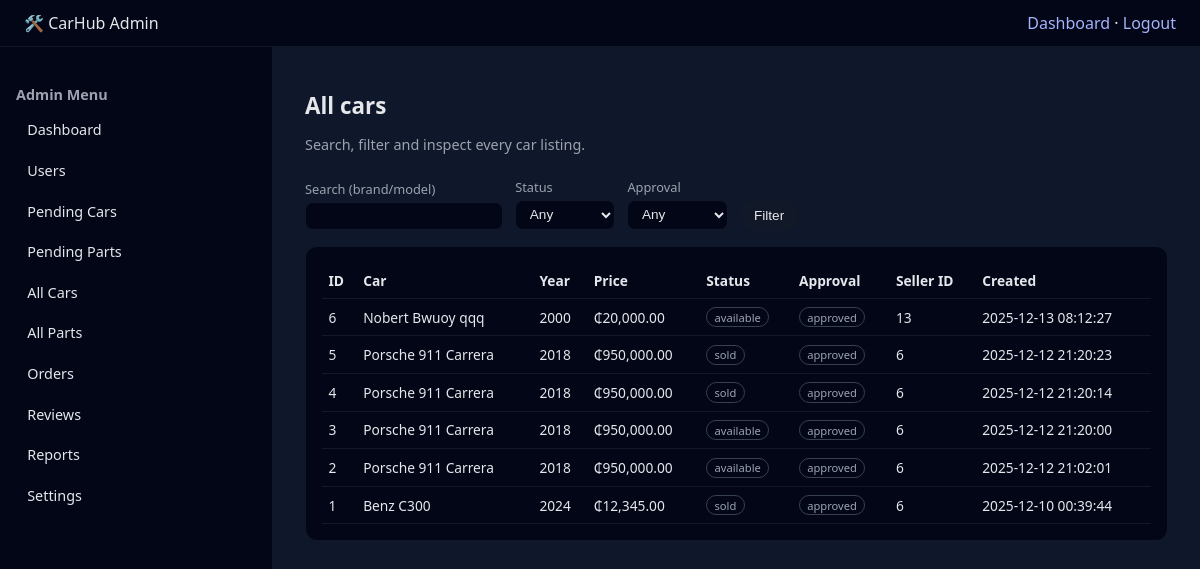
The app's page /cars.php (signed in) with its own data.
### tables this page shows
CREATE TABLE IF NOT EXISTS `cars` (
  `car_id` int NOT NULL AUTO_INCREMENT,
  `seller_id` int NOT NULL,
  `brand` varchar(100) NOT NULL,
  `model` varchar(100) NOT NULL,
  `year` int NOT NULL,
  `price` decimal(10,2) NOT NULL,
  `mileage` int DEFAULT NULL,
  `condition` enum('new','used','refurbished') NOT NULL,
  `body_type` enum('sedan','suv','coupe','hatchback','truck','van','convertible','wagon') NOT NULL,
  `doors` int DEFAULT NULL,
  `transmission` enum('manual','automatic','semi-automatic') NOT NULL,
  `fuel_type` enum('petrol','diesel','electric','hybrid') NOT NULL,
  `color` varchar(50) DEFAULT NULL,
  `engine_size` varchar(50) DEFAULT NULL,
  `description` text,
  `status` enum('available','pending','sold','removed') DEFAULT 'available',
  `approved_by` int DEFAULT NULL,
  `approval_status` enum('pending','approved','rejected') DEFAULT 'pending',
  `approval_date` timestamp NULL DEFAULT NULL,
  `created_at` timestamp NOT NULL DEFAULT CURRENT_TIMESTAMP,
  `updated_at` timestamp NOT NULL DEFAULT CURRENT_TIMESTAMP ON UPDATE CURRENT_TIMESTAMP,
  PRIMARY KEY (`car_id`),
  KEY `approved_by` (`approved_by`),
  KEY `idx_car_seller` (`seller_id`),
  KEY `idx_car_status` (`status`),
  KEY `idx_car_approval_status` (`approval_status`),
  KEY `idx_car_brand_model` (`brand`,`model`)
);

### auth.php (called while the page is built, shortened)
<?php
function h($v) {
    return htmlspecialchars($v ?? '', ENT_QUOTES, 'UTF-8');
}

### cars.php (the view, shortened to what this page needs)
<?php
require_once 'auth.php';
$search         = trim($_GET['q'] ?? '');
$sql = "SELECT
            car_id,
            brand,
            model,
            year,
            price,
            status,
            approval_status,
            seller_id,
            created_at
        FROM cars
        WHERE 1=1";
$params = [];
$sql .= " ORDER BY created_at DESC";
try {
    $stmt = $db->prepare($sql);
    $stmt->execute($params);
    $cars = $stmt->fetchAll(PDO::FETCH_ASSOC);
} catch (Exception $e) {
    die("All cars DB error: " . h($e->getMessage()));
}
?>
<!DOCTYPE html>
<html lang="en">
<head>
</head>
<body>
<header class="topbar">
    <div>🛠️ CarHub Admin</div>
    <div>
        <a href="dashboard.php">Dashboard</a> ·
        <a href="../logout.php">Logout</a>
    </div>
</header>
<div class="layout">
    <aside class="sidebar">
        <h3>Admin Menu</h3>
        <ul>
            <li><a href="dashboard.php">Dashboard</a></li>
            <li><a href="users.php">Users</a></li>
            <li><a href="cars-pending.php">Pending Cars</a></li>
            <li><a href="parts-pending.php">Pending Parts</a></li>
            <li><a href="cars.php">All Cars</a></li>
            <li><a href="parts.php">All Parts</a></li>
            <li><a href="orders.php">Orders</a></li>
            <li><a href="reviews.php">Reviews</a></li>
            <li><a href="reports.php">Reports</a></li>
            <li><a href="settings.php">Settings</a></li>
        </ul>
    </aside>
    <main class="main">
        <h1 class="page-title">All cars</h1>
        <p class="page-subtitle">Search, filter and inspect every car listing.</p>
        <form method="get" class="filters">
            <div class="filters-group">
                <label>Search (brand/model)</label>
                <input type="text" name="q" value="<?php echo h($search); ?>">
            </div>
            <div class="filters-group">
                <label>Status</label>
                <select name="status">
                    <option value="">Any</option>
                </select>
            </div>
            <div class="filters-group">
                <label>Approval</label>
                <select name="approval">
                    <option value="">Any</option>
                </select>
            </div>
            <button class="btn" type="submit">Filter</button>
        </form>
        <section class="card">
            <?php if (empty($cars)): ?>
                <p style="color:#9ca3af;">No cars found.</p>
            <?php else: ?>
                <table>
                    <thead>
                    <tr>
                        <th>ID</th>
                        <th>Car</th>
                        <th>Year</th>
                        <th>Price</th>
                        <th>Status</th>
                        <th>Approval</th>
                        <th>Seller ID</th>
                        <th>Created</th>
                    </tr>
                    </thead>
                    <tbody>
                    <?php foreach ($cars as $c): ?>
                        <tr>
                            <td><?php echo (int)$c['car_id']; ?></td>
                            <td><?php echo h($c['brand'].' '.$c['model']); ?></td>
                            <td><?php echo h($c['year']); ?></td>
                            <td>₵<?php echo number_format((float)$c['price'], 2); ?></td>
                            <td><span class="badge"><?php echo h($c['status']); ?></span></td>
                            <td><span class="badge"><?php echo h($c['approval_status']); ?></span></td>
                            <td><?php echo (int)$c['seller_id']; ?></td>
                            <td><?php echo h($c['created_at']); ?></td>
                        </tr>
                    <?php endforeach; ?>
                    </tbody>
                </table>
            <?php endif; ?>
        </section>
    </main>
</div>
</body>
</html>

### cars.php (style rules this page uses)
body { margin:0;font-family:system-ui,-apple-system,"Segoe UI",sans-serif;background:#0f172a;color:#e5e7eb; }
a { color:#a5b4fc;text-decoration:none; }
.topbar { display:flex;justify-content:space-between;align-items:center;padding:0.75rem 1.5rem;background:#020617;border-bottom:1px solid #111827; }
.layout { display:flex;min-height:calc(100vh - 52px); }
.sidebar { width:240px;background:#020617;border-right:1px solid #111827;padding:1.5rem 1rem;font-size:0.9rem; }
.sidebar h3 { font-size:0.9rem;color:#9ca3af;margin-bottom:0.5rem; }
.sidebar ul { list-style:none;padding:0;margin:0; }
.sidebar li { margin-bottom:0.35rem; }
.sidebar a { display:block;padding:0.5rem 0.7rem;border-radius:0.5rem;color:#e5e7eb; }
.main { flex:1;padding:1.75rem 2rem; }
.page-title { font-size:1.4rem;margin-bottom:0.25rem; }
.page-subtitle { font-size:0.9rem;color:#9ca3af;margin-bottom:1.5rem; }
.filters { margin-bottom:1rem;display:flex;flex-wrap:wrap;gap:0.75rem;align-items:flex-end; }
.filters input,.filters select { background:#020617;border:1px solid #111827;border-radius:0.5rem; color:#e5e7eb;padding:0.35rem 0.6rem;font-size:0.85rem; }
.filters label { font-size:0.8rem;color:#9ca3af;margin-bottom:0.2rem; }
.filters-group { display:flex;flex-direction:column; }
.btn { padding:0.45rem 0.9rem;border-radius:999px;border:none;font-size:0.85rem;cursor:pointer;background:#111827;color:#e5e7eb; }
.card { background:#020617;border-radius:0.75rem;padding:1rem;border:1px solid #111827; }
table { width:100%;border-collapse:collapse;font-size:0.86rem; }
th,td { padding:0.5rem 0.4rem;border-bottom:1px solid #111827;text-align:left; }
.badge { display:inline-block;padding:0.1rem 0.45rem;border-radius:999px;border:1px solid #374151;font-size:0.7rem;color:#9ca3af; }

### records on screen
cars: car_id "6", brand+model "Nobert Bwuoy qqq", year "2000", price "20,000.00", status "available", approval_status "approved", seller "13", created_at "2025-12-13 08:12:27"
cars: car_id "5", brand+model "Porsche 911 Carrera", year "2018", price "950,000.00", status "sold", approval_status "approved", seller "6", created_at "2025-12-12 21:20:23"
cars: car_id "4", brand+model "Porsche 911 Carrera", year "2018", price "950,000.00", status "sold", approval_status "approved", seller "6", created_at "2025-12-12 21:20:14"
cars: car_id "3", brand+model "Porsche 911 Carrera", year "2018", price "950,000.00", status "available", approval_status "approved", seller "6", created_at "2025-12-12 21:20:00"
cars: car_id "2", brand+model "Porsche 911 Carrera", year "2018", price "950,000.00", status "available", approval_status "approved", seller "6", created_at "2025-12-12 21:02:01"
cars: car_id "1", brand+model "Benz C300", year "2024", price "12,345.00", status "sold", approval_status "approved", seller "6", created_at "2025-12-10 00:39:44"
